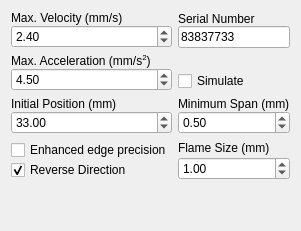
         <widget class="QWidget" name="flameBrusherTab">
          <attribute name="title">
           <string>Brusher</string>
          </attribute>
          <layout class="QGridLayout" name="gridLayout_6">
           <item row="0" column="0">
            <layout class="QVBoxLayout" name="verticalLayout_15">
             <property name="spacing">
              <number>0</number>
             </property>
             <item>
              <widget class="QLabel" name="label_14">
               <property name="text">
                <string>&lt;html&gt;&lt;head/&gt;&lt;body&gt;&lt;p&gt;Max. Velocity (mm/s)&lt;/p&gt;&lt;/body&gt;&lt;/html&gt;</string>
               </property>
              </widget>
             </item>
             <item>
              <widget class="QDoubleSpinBox" name="brusherVelSpin">
               <property name="minimum">
                <double>0.010000000000000</double>
               </property>
               <property name="maximum">
                <double>10.000000000000000</double>
               </property>
               <property name="singleStep">
                <double>1.000000000000000</double>
               </property>
               <property name="value">
                <double>2.400000000000000</double>
               </property>
              </widget>
             </item>
            </layout>
           </item>
           <item row="2" column="0">
            <layout class="QVBoxLayout" name="verticalLayout_16">
             <property name="spacing">
              <number>0</number>
             </property>
             <item>
              <widget class="QLabel" name="label_15">
               <property name="text">
                <string>&lt;html&gt;&lt;head/&gt;&lt;body&gt;&lt;p&gt;Initial Position (mm)&lt;/p&gt;&lt;/body&gt;&lt;/html&gt;</string>
               </property>
              </widget>
             </item>
             <item>
              <widget class="QDoubleSpinBox" name="brusherInitPosSpin">
               <property name="maximum">
                <double>50.000000000000000</double>
               </property>
               <property name="value">
                <double>33.000000000000000</double>
               </property>
              </widget>
             </item>
            </layout>
           </item>
           <item row="1" column="0">
            <layout class="QVBoxLayout" name="verticalLayout_18">
             <property name="spacing">
              <number>0</number>
             </property>
             <item>
              <widget class="QLabel" name="label_17">
               <property name="text">
                <string>&lt;html&gt;&lt;head/&gt;&lt;body&gt;&lt;p&gt;Max. Acceleration (mm/s&lt;span style=&quot; vertical-align:super;&quot;&gt;2&lt;/span&gt;)&lt;/p&gt;&lt;/body&gt;&lt;/html&gt;</string>
               </property>
              </widget>
             </item>
             <item>
              <widget class="QDoubleSpinBox" name="brusherAccelSpin">
               <property name="minimum">
                <double>0.010000000000000</double>
               </property>
               <property name="maximum">
                <double>10.000000000000000</double>
               </property>
               <property name="value">
                <double>4.500000000000000</double>
               </property>
              </widget>
             </item>
            </layout>
           </item>
           <item row="3" column="1">
            <layout class="QVBoxLayout" name="verticalLayout_8">
             <property name="spacing">
              <number>0</number>
             </property>
             <item>
              <widget class="QLabel" name="label_8">
               <property name="text">
                <string>&lt;html&gt;&lt;head/&gt;&lt;body&gt;&lt;p&gt;Flame Size (mm)&lt;/p&gt;&lt;/body&gt;&lt;/html&gt;</string>
               </property>
              </widget>
             </item>
             <item>
              <widget class="QDoubleSpinBox" name="fSizeSpin">
               <property name="keyboardTracking">
                <bool>false</bool>
               </property>
               <property name="maximum">
                <double>10.000000000000000</double>
               </property>
               <property name="value">
                <double>1.000000000000000</double>
               </property>
              </widget>
             </item>
            </layout>
           </item>
           <item row="2" column="1">
            <layout class="QVBoxLayout" name="verticalLayout_58">
             <property name="spacing">
              <number>0</number>
             </property>
             <item>
              <widget class="QLabel" name="label_55">
               <property name="text">
                <string>Minimum Span (mm)</string>
               </property>
              </widget>
             </item>
             <item>
              <widget class="QDoubleSpinBox" name="brusherMinSpanSpin">
               <property name="minimum">
                <double>0.100000000000000</double>
               </property>
               <property name="maximum">
                <double>2.000000000000000</double>
               </property>
               <property name="singleStep">
                <double>0.100000000000000</double>
               </property>
               <property name="value">
                <double>0.500000000000000</double>
               </property>
              </widget>
             </item>
            </layout>
           </item>
           <item row="3" column="0">
            <layout class="QVBoxLayout" name="verticalLayout_53">
             <property name="spacing">
              <number>0</number>
             </property>
             <item>
              <widget class="QCheckBox" name="enhanceHZCheck">
               <property name="text">
                <string>Enhanced edge precision</string>
               </property>
               <property name="checked">
                <bool>false</bool>
               </property>
              </widget>
             </item>
             <item>
              <widget class="QCheckBox" name="revdirCheck">
               <property name="text">
                <string>Reverse Direction</string>
               </property>
               <property name="checked">
                <bool>true</bool>
               </property>
              </widget>
             </item>
            </layout>
           </item>
           <item row="1" column="1">
            <layout class="QVBoxLayout" name="verticalLayout_43">
             <property name="spacing">
              <number>0</number>
             </property>
             <item>
              <widget class="QLabel" name="label_41">
               <property name="text">
                <string/>
               </property>
              </widget>
             </item>
             <item>
              <widget class="QCheckBox" name="brSimCheck">
               <property name="text">
                <string>Simulate</string>
               </property>
               <property name="checked">
                <bool>false</bool>
               </property>
              </widget>
             </item>
            </layout>
           </item>
           <item row="0" column="1">
            <layout class="QVBoxLayout" name="verticalLayout_17">
             <property name="spacing">
              <number>0</number>
             </property>
             <item>
              <widget class="QLabel" name="label_16">
               <property name="text">
                <string>Serial Number</string>
               </property>
              </widget>
             </item>
             <item>
              <widget class="QLineEdit" name="brusherSerialText">
               <property name="sizePolicy">
                <sizepolicy hsizetype="Minimum" vsizetype="Fixed">
                 <horstretch>0</horstretch>
                 <verstretch>0</verstretch>
                </sizepolicy>
               </property>
               <property name="text">
                <string>83837733</string>
               </property>
               <property name="readOnly">
                <bool>true</bool>
               </property>
              </widget>
             </item>
            </layout>
           </item>
           <item row="4" column="0">
            <spacer name="verticalSpacer_21">
             <property name="orientation">
              <enum>Qt::Vertical</enum>
             </property>
             <property name="sizeHint" stdset="0">
              <size>
               <width>20</width>
               <height>40</height>
              </size>
             </property>
            </spacer>
           </item>
           <item row="4" column="1">
            <spacer name="verticalSpacer_22">
             <property name="orientation">
              <enum>Qt::Vertical</enum>
             </property>
             <property name="sizeHint" stdset="0">
              <size>
               <width>20</width>
               <height>40</height>
              </size>
             </property>
            </spacer>
           </item>
          </layout>
         </widget>
